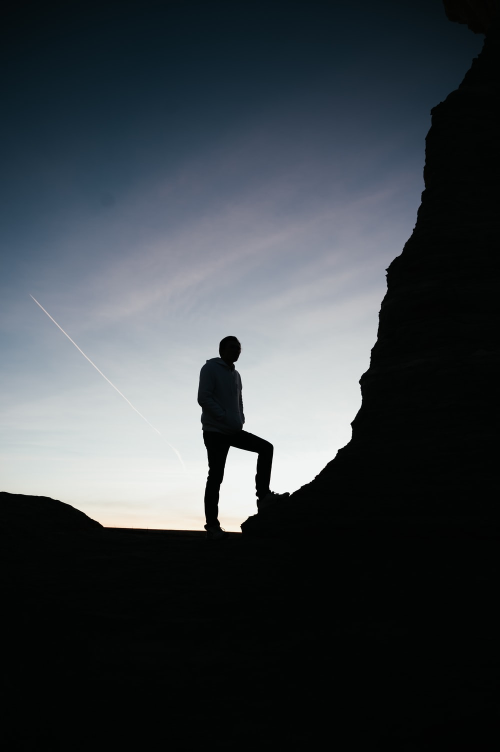
#> input picture openCV/Images/img3.jpg, 1000 x 1503 px, found by its file name (shown at 1/2 size)
$ python 2.rescale.py
#> lines starting #> are read from the running program, lines starting #| are printed output that depends on the picture
import cv2 as cv
from cv2 import INTER_AREA

img = cv.imread("Images\img3.jpg")
#> img is the input picture: shape (1503, 1000, 3); mean B, G, R 70.1, 65.6, 59.4
cv.imshow("Image",img)
                                                                #function to resize an Image,Video or Live Video
def rescaleFrame(frame,scale=0.75):
#> called with scale = 0.75
    height=int(frame.shape[0]*scale)
#> height = 1127
    width=int(frame.shape[1]*scale)
#> width = 750

    dimensions=(width,height)
#> dimensions = (750, 1127)

    return cv.resize(frame,dimensions,interpolation=INTER_AREA)
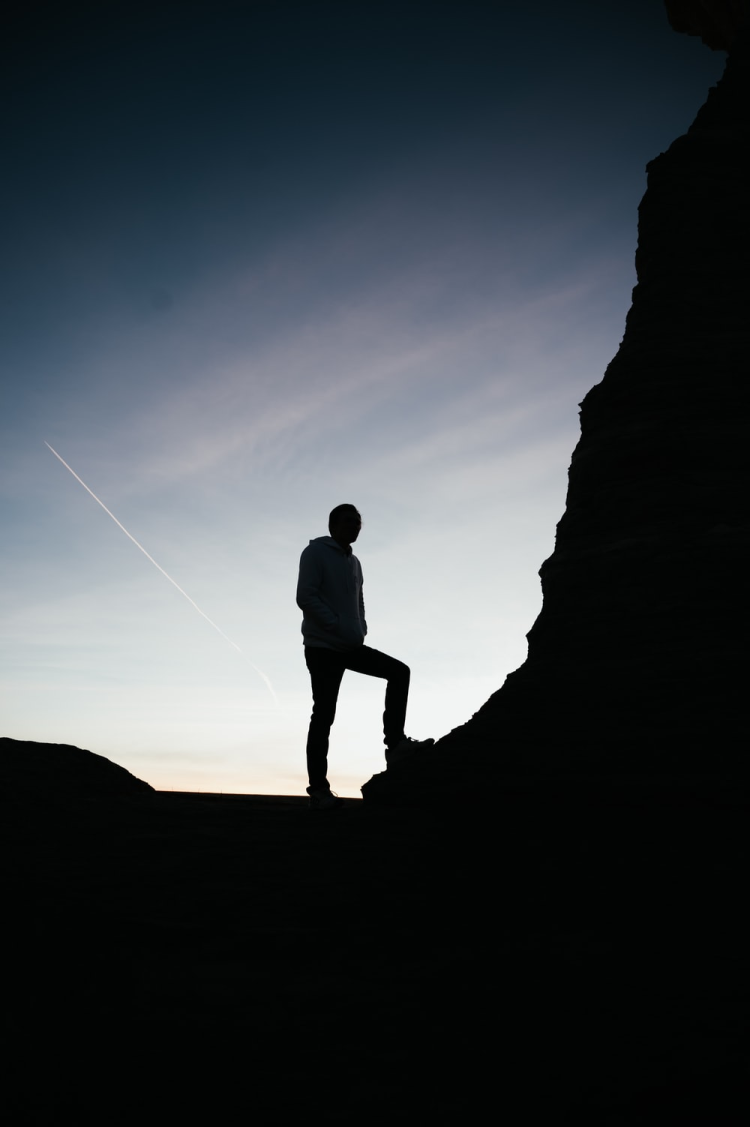
#> returned value: shape (1127, 750, 3); mean of channels 0, 1, 2 70.1, 65.6, 59.4; drawn as B, G, R

                                                                #function to resize a Live Video only
def changeRes(height,width):
    video.set(3,width)
    video.set(4,height)

resized_image=rescaleFrame(img)
cv.imshow("Image New",resized_image)


video=cv.VideoCapture('Videos\Vid1.mp4')

while (video.isOpened()):
    isTrue,frame=video.read()
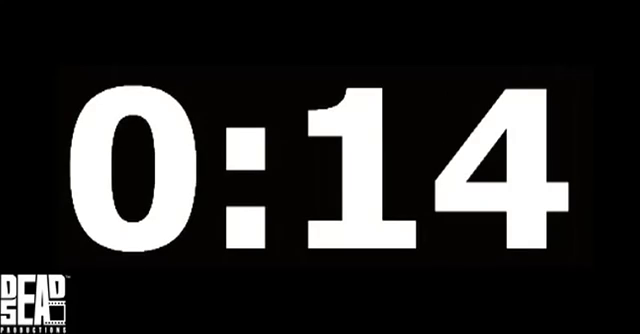
#> input picture frame 55 of openCV/Videos/Vid1.mp4, 640 x 334 px
#> frame is the input picture: shape (334, 640, 3); mean B, G, R 47.8, 48.4, 49
    frame_resized=rescaleFrame(frame,scale=0.9)

    cv.imshow('Video',frame)
    cv.imshow('Video Resized',frame_resized)

    if cv.waitKey(20) & 0xFF==ord('d'):
#> (key Esc is pressed here)
        break

video.release()
cv.destroyAllWindows()
